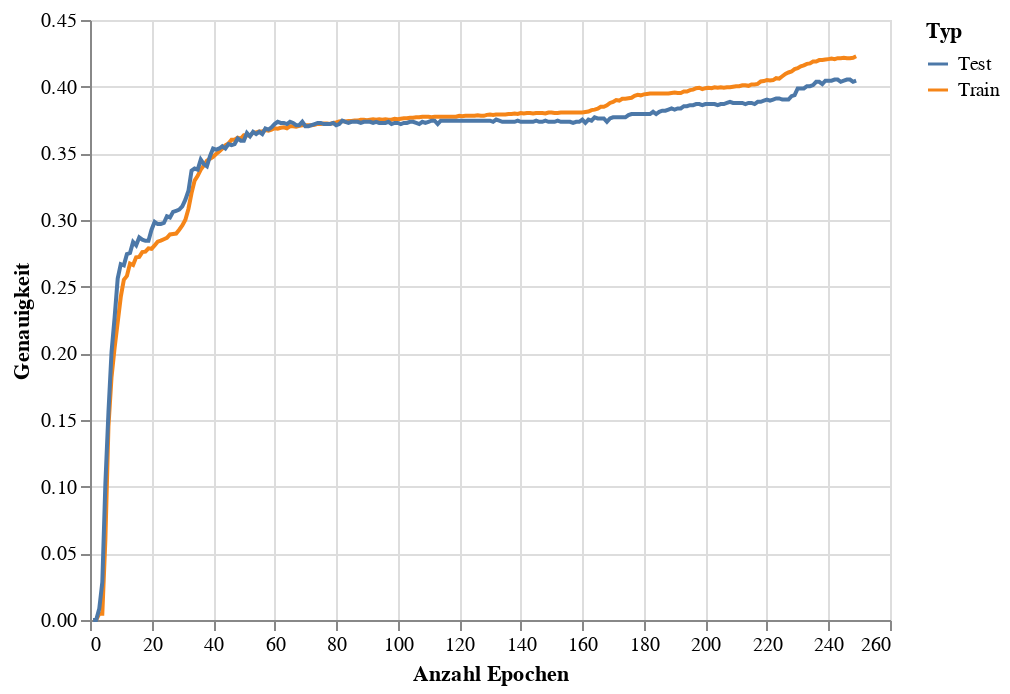

Notebook code for this chart:
### Code cell
train_eval_accuracy_chart = alt.Chart(accuracy_df).mark_line().encode(
    x = alt.X('Epoch',title='Anzahl Epochen'),
    y = alt.Y('Accuracy',title='Genauigkeit'),
    color = alt.Color('Type',title='Typ')
)
train_eval_accuracy_chart

### Figure 1 — Vega-Lite specification as saved in the notebook (floating-point values rounded to 4 significant figures; data arrays with more than 128 entries replaced by an {"elided": "..."} marker saying what was removed)
{"config": {"view": {"continuousWidth": 400, "continuousHeight": 300}}, "data": {"name": "data-36a4d5b7a764ccdb67a20a10a71521f9"}, "mark": "line", "encoding": {"color": {"field": "Type", "title": "Typ", "type": "nominal"}, "x": {"field": "Epoch", "title": "Anzahl Epochen", "type": "quantitative"}, "y": {"field": "Accuracy", "title": "Genauigkeit", "type": "quantitative"}}, "$schema": "https://vega.github.io/schema/vega-lite/v4.17.0.json", "datasets": {"data-36a4d5b7a764ccdb67a20a10a71521f9": {"elided": "498 records"}}}
